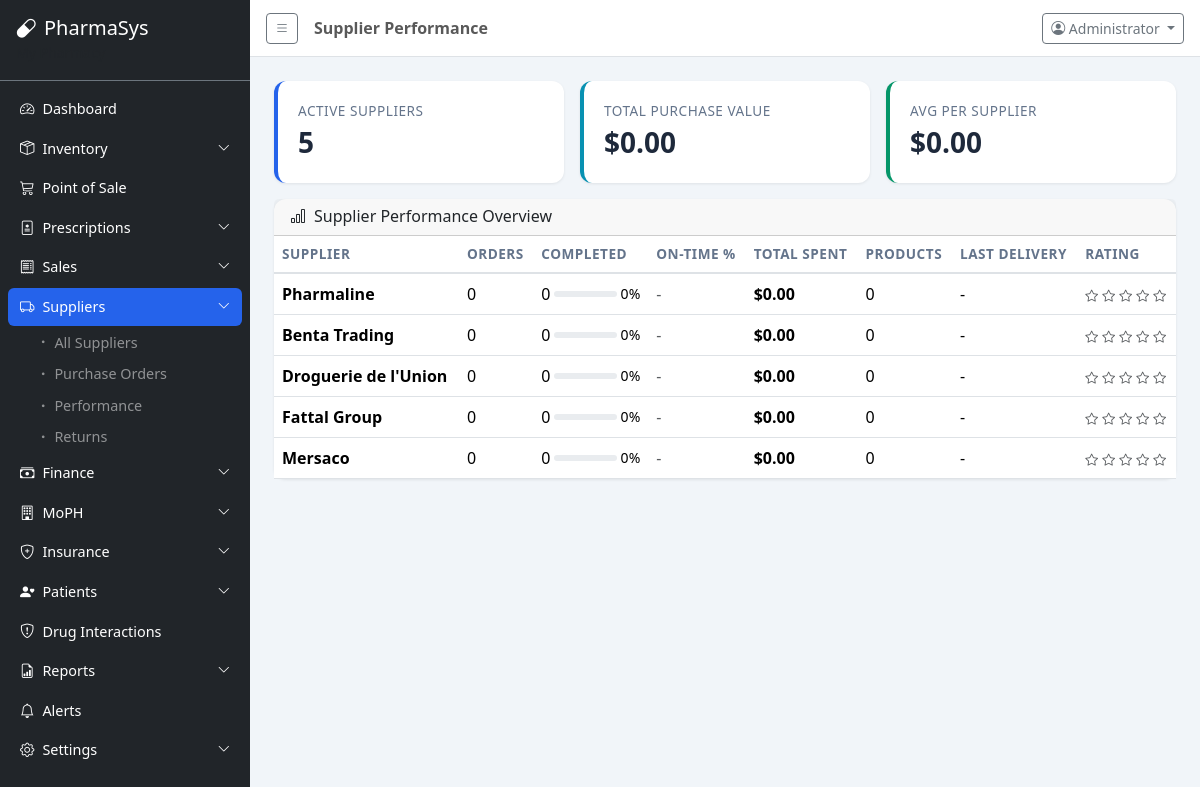
Page /modules/suppliers/performance.php (signed in) on the committed database.
### tables this page shows
CREATE TABLE suppliers (
    id INT AUTO_INCREMENT PRIMARY KEY,
    name VARCHAR(150) NOT NULL,
    contact_person VARCHAR(100),
    phone VARCHAR(20),
    email VARCHAR(100),
    address TEXT,
    payment_terms VARCHAR(100),
    notes TEXT,
    is_active TINYINT(1) DEFAULT 1,
    created_at TIMESTAMP DEFAULT CURRENT_TIMESTAMP,
    updated_at TIMESTAMP DEFAULT CURRENT_TIMESTAMP ON UPDATE CURRENT_TIMESTAMP
);

### includes/functions.php (called while the page is built, shortened)
<?php
function sanitize($input) {
    return htmlspecialchars(trim($input), ENT_QUOTES, 'UTF-8');
}
function formatCurrency($amount, $currency = 'USD') {
    return '$' . number_format($amount, 2);
}

### modules/suppliers/performance.php (the view, shortened to what this page needs)
<?php
require_once __DIR__ . '/../../includes/header.php';
$db = getDB();
$suppliers = $db->query("SELECT s.*,
    (SELECT COUNT(*) FROM purchase_orders po WHERE po.supplier_id = s.id) as total_orders,
    (SELECT COUNT(*) FROM purchase_orders po WHERE po.supplier_id = s.id AND po.status = 'received') as completed_orders,
    (SELECT COALESCE(SUM(po.total), 0) FROM purchase_orders po WHERE po.supplier_id = s.id AND po.status = 'received') as total_spent,
    (SELECT COUNT(*) FROM purchase_orders po WHERE po.supplier_id = s.id AND po.actual_delivery IS NOT NULL AND po.actual_delivery <= po.expected_delivery) as on_time_deliveries,
    (SELECT COUNT(*) FROM purchase_orders po WHERE po.supplier_id = s.id AND po.actual_delivery IS NOT NULL) as tracked_deliveries,
    (SELECT MAX(po.actual_delivery) FROM purchase_orders po WHERE po.supplier_id = s.id AND po.status = 'received') as last_delivery,
    (SELECT COUNT(DISTINCT poi.medicine_id) FROM purchase_order_items poi JOIN purchase_orders po ON poi.po_id = po.id WHERE po.supplier_id = s.id) as products_supplied
    FROM suppliers s
    WHERE s.is_active = 1
    ORDER BY total_spent DESC")->fetchAll();
$totalSpent = 0;
foreach ($suppliers as $s) $totalSpent += $s['total_spent'];
?>
<div class="row g-3 mb-3">
    <div class="col-md-4"><div class="card stat-card"><div class="stat-label">Active Suppliers</div><div class="stat-value"><?= count($suppliers) ?></div></div></div>
    <div class="col-md-4"><div class="card stat-card info"><div class="stat-label">Total Purchase Value</div><div class="stat-value"><?= formatCurrency($totalSpent) ?></div></div></div>
    <div class="col-md-4"><div class="card stat-card success"><div class="stat-label">Avg per Supplier</div><div class="stat-value"><?= count($suppliers) > 0 ? formatCurrency($totalSpent / count($suppliers)) : '$0.00' ?></div></div></div>
</div>
<div class="card">
    <div class="card-header"><h6 class="mb-0"><i class="bi bi-bar-chart me-2"></i>Supplier Performance Overview</h6></div>
    <div class="table-responsive">
        <table class="table table-hover mb-0 data-table">
            <thead><tr><th>Supplier</th><th>Orders</th><th>Completed</th><th>On-Time %</th><th>Total Spent</th><th>Products</th><th>Last Delivery</th><th>Rating</th></tr></thead>
            <tbody>
                <?php foreach ($suppliers as $s): ?>
                <?php
                $completionRate = $s['total_orders'] > 0 ? round($s['completed_orders'] / $s['total_orders'] * 100) : 0;
                $onTimeRate = $s['tracked_deliveries'] > 0 ? round($s['on_time_deliveries'] / $s['tracked_deliveries'] * 100) : 0;
                $rating = 0;
                ?>
                <tr>
                    <td>
                        <strong><?= sanitize($s['name']) ?></strong>
                    </td>
                    <td><?= $s['total_orders'] ?></td>
                    <td>
                        <div class="d-flex align-items-center gap-1">
                            <span><?= $s['completed_orders'] ?></span>
                            <div class="progress flex-grow-1" style="height:6px;width:60px">
                            </div>
                            <small><?= $completionRate ?>%</small>
                        </div>
                    </td>
                    <td>
                        <?php if ($s['tracked_deliveries'] > 0): ?>
                        <span class="badge bg-<?= $onTimeRate >= 80 ? 'success' : ($onTimeRate >= 50 ? 'warning' : 'danger') ?>"><?= $onTimeRate ?>%</span>
                        <?php else: ?>
                        <span class="text-muted">-</span>
                        <?php endif; ?>
                    </td>
                    <td><strong><?= formatCurrency($s['total_spent']) ?></strong></td>
                    <td><?= $s['products_supplied'] ?></td>
                    <td><?= $s['last_delivery'] ? formatDate($s['last_delivery'], 'M d, Y') : '-' ?></td>
                    <td>
                        <?php for ($i = 0; $i < 5; $i++): ?>
                        <i class="bi bi-star<?= $i < $rating ? '-fill text-warning' : ' text-muted' ?>" style="font-size:0.8em"></i>
                        <?php endfor; ?>
                    </td>
                </tr>
                <?php endforeach; ?>
            </tbody>
        </table>
    </div>
</div>
<?php require_once __DIR__ . '/../../includes/footer.php'; ?>

### assets/css/style.css (style rules this page uses)
:root { --sidebar-width: 250px; --primary: #2563EB; --primary-dark: #1D4ED8; --success: #059669; --warning: #D97706; --danger: #DC2626; --info: #0891B2; }
body { font-family: 'Segoe UI', system-ui, -apple-system, sans-serif; background: #F1F5F9; min-height: 100vh; }
.card { border: none; border-radius: 12px; box-shadow: 0 1px 3px rgba(0,0,0,0.08); transition: box-shadow 0.2s; }
.stat-card { border-left: 4px solid var(--primary); padding: 1.25rem; }
.stat-card.success { border-left-color: var(--success); }
.stat-card.info { border-left-color: var(--info); }
.stat-card .stat-value { font-size: 1.75rem; font-weight: 700; color: #1E293B; }
.stat-card .stat-label { font-size: 0.85rem; color: #64748B; text-transform: uppercase; letter-spacing: 0.5px; }
.table th { font-weight: 600; font-size: 0.85rem; text-transform: uppercase; color: #64748B; letter-spacing: 0.5px; border-bottom-width: 2px; }

### rows in the picture
suppliers: name "Pharmaline", total_orders "0", completed_orders "0", completionRate "0", total_spent "$0.00", products_supplied "0"
suppliers: name "Benta Trading", total_orders "0", completed_orders "0", completionRate "0", total_spent "$0.00", products_supplied "0"
suppliers: name "Droguerie de l'Union", total_orders "0", completed_orders "0", completionRate "0", total_spent "$0.00", products_supplied "0"
suppliers: name "Fattal Group", total_orders "0", completed_orders "0", completionRate "0", total_spent "$0.00", products_supplied "0"
suppliers: name "Mersaco", total_orders "0", completed_orders "0", completionRate "0", total_spent "$0.00", products_supplied "0"

### other values in the picture
APP_NAME "PharmaSys"
$item['label'] "Dashboard"
$item['label'] "Inventory"
$item['label'] "Point of Sale"
$item['label'] "Prescriptions"
$item['label'] "Sales"
$item['label'] "Suppliers"
$child['label'] "All Suppliers"
$child['label'] "Purchase Orders"
$child['label'] "Performance"
$child['label'] "Returns"
$item['label'] "Finance"
$item['label'] "MoPH"
$item['label'] "Insurance"
$item['label'] "Patients"
